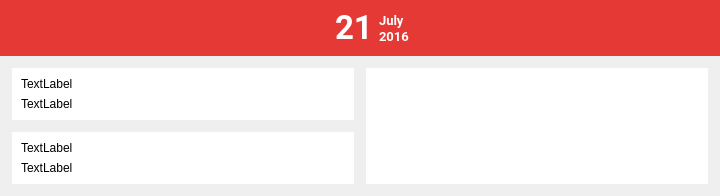
      <widget class="QWidget" name="statPage">
       <layout class="QVBoxLayout" name="verticalLayout_13">
        <property name="spacing">
         <number>12</number>
        </property>
        <property name="leftMargin">
         <number>0</number>
        </property>
        <property name="topMargin">
         <number>0</number>
        </property>
        <property name="rightMargin">
         <number>0</number>
        </property>
        <property name="bottomMargin">
         <number>12</number>
        </property>
        <item>
         <widget class="QFrame" name="Header_4">
          <property name="sizePolicy">
           <sizepolicy hsizetype="Minimum" vsizetype="Minimum">
            <horstretch>0</horstretch>
            <verstretch>0</verstretch>
           </sizepolicy>
          </property>
          <property name="minimumSize">
           <size>
            <width>0</width>
            <height>56</height>
           </size>
          </property>
          <property name="maximumSize">
           <size>
            <width>16777215</width>
            <height>56</height>
           </size>
          </property>
          <property name="palette">
           <palette>
            <active>
             <colorrole role="Base">
              <brush brushstyle="SolidPattern">
               <color alpha="255">
                <red>255</red>
                <green>255</green>
                <blue>255</blue>
               </color>
              </brush>
             </colorrole>
             <colorrole role="Window">
              <brush brushstyle="SolidPattern">
               <color alpha="255">
                <red>229</red>
                <green>57</green>
                <blue>53</blue>
               </color>
              </brush>
             </colorrole>
            </active>
            <inactive>
             <colorrole role="Base">
              <brush brushstyle="SolidPattern">
               <color alpha="255">
                <red>255</red>
                <green>255</green>
                <blue>255</blue>
               </color>
              </brush>
             </colorrole>
             <colorrole role="Window">
              <brush brushstyle="SolidPattern">
               <color alpha="255">
                <red>229</red>
                <green>57</green>
                <blue>53</blue>
               </color>
              </brush>
             </colorrole>
            </inactive>
            <disabled>
             <colorrole role="Base">
              <brush brushstyle="SolidPattern">
               <color alpha="255">
                <red>229</red>
                <green>57</green>
                <blue>53</blue>
               </color>
              </brush>
             </colorrole>
             <colorrole role="Window">
              <brush brushstyle="SolidPattern">
               <color alpha="255">
                <red>229</red>
                <green>57</green>
                <blue>53</blue>
               </color>
              </brush>
             </colorrole>
            </disabled>
           </palette>
          </property>
          <property name="autoFillBackground">
           <bool>true</bool>
          </property>
          <property name="frameShape">
           <enum>QFrame::NoFrame</enum>
          </property>
          <property name="frameShadow">
           <enum>QFrame::Raised</enum>
          </property>
          <property name="lineWidth">
           <number>0</number>
          </property>
          <layout class="QHBoxLayout" name="horizontalLayout_9">
           <property name="spacing">
            <number>0</number>
           </property>
           <property name="leftMargin">
            <number>0</number>
           </property>
           <property name="topMargin">
            <number>0</number>
           </property>
           <property name="rightMargin">
            <number>0</number>
           </property>
           <property name="bottomMargin">
            <number>0</number>
           </property>
           <item>
            <widget class="QPushButton" name="backBtn_3">
             <property name="sizePolicy">
              <sizepolicy hsizetype="Maximum" vsizetype="Minimum">
               <horstretch>0</horstretch>
               <verstretch>0</verstretch>
              </sizepolicy>
             </property>
             <property name="minimumSize">
              <size>
               <width>45</width>
               <height>0</height>
              </size>
             </property>
             <property name="cursor">
              <cursorShape>PointingHandCursor</cursorShape>
             </property>
             <property name="focusPolicy">
              <enum>Qt::NoFocus</enum>
             </property>
             <property name="text">
              <string/>
             </property>
             <property name="icon">
              <iconset resource="../resources.qrc">
               <normaloff>:/Images/Resources/ic_arrow_back_white_24px.svg</normaloff>:/Images/Resources/ic_arrow_back_white_24px.svg</iconset>
             </property>
             <property name="iconSize">
              <size>
               <width>18</width>
               <height>18</height>
              </size>
             </property>
             <property name="flat">
              <bool>true</bool>
             </property>
            </widget>
           </item>
           <item>
            <spacer name="horizontalSpacer_15">
             <property name="orientation">
              <enum>Qt::Horizontal</enum>
             </property>
             <property name="sizeType">
              <enum>QSizePolicy::Expanding</enum>
             </property>
             <property name="sizeHint" stdset="0">
              <size>
               <width>290</width>
               <height>20</height>
              </size>
             </property>
            </spacer>
           </item>
           <item>
            <layout class="QHBoxLayout" name="horizontalLayout_10">
             <property name="spacing">
              <number>6</number>
             </property>
             <item>
              <widget class="QLabel" name="dayLabel_3">
               <property name="sizePolicy">
                <sizepolicy hsizetype="Minimum" vsizetype="Minimum">
                 <horstretch>0</horstretch>
                 <verstretch>0</verstretch>
                </sizepolicy>
               </property>
               <property name="minimumSize">
                <size>
                 <width>38</width>
                 <height>0</height>
                </size>
               </property>
               <property name="palette">
                <palette>
                 <active>
                  <colorrole role="WindowText">
                   <brush brushstyle="SolidPattern">
                    <color alpha="255">
                     <red>255</red>
                     <green>255</green>
                     <blue>255</blue>
                    </color>
                   </brush>
                  </colorrole>
                 </active>
                 <inactive>
                  <colorrole role="WindowText">
                   <brush brushstyle="SolidPattern">
                    <color alpha="255">
                     <red>255</red>
                     <green>255</green>
                     <blue>255</blue>
                    </color>
                   </brush>
                  </colorrole>
                 </inactive>
                 <disabled>
                  <colorrole role="WindowText">
                   <brush brushstyle="SolidPattern">
                    <color alpha="255">
                     <red>190</red>
                     <green>190</green>
                     <blue>190</blue>
                    </color>
                   </brush>
                  </colorrole>
                 </disabled>
                </palette>
               </property>
               <property name="font">
                <font>
                 <family>Roboto</family>
                 <pointsize>25</pointsize>
                 <weight>75</weight>
                 <bold>true</bold>
                </font>
               </property>
               <property name="text">
                <string>21</string>
               </property>
              </widget>
             </item>
             <item>
              <layout class="QVBoxLayout" name="verticalLayout_10">
               <property name="spacing">
                <number>0</number>
               </property>
               <property name="leftMargin">
                <number>0</number>
               </property>
               <item>
                <spacer name="verticalSpacer_16">
                 <property name="orientation">
                  <enum>Qt::Vertical</enum>
                 </property>
                 <property name="sizeType">
                  <enum>QSizePolicy::Maximum</enum>
                 </property>
                 <property name="sizeHint" stdset="0">
                  <size>
                   <width>20</width>
                   <height>10</height>
                  </size>
                 </property>
                </spacer>
               </item>
               <item>
                <widget class="QLabel" name="monthLabel_4">
                 <property name="sizePolicy">
                  <sizepolicy hsizetype="Maximum" vsizetype="Maximum">
                   <horstretch>0</horstretch>
                   <verstretch>0</verstretch>
                  </sizepolicy>
                 </property>
                 <property name="minimumSize">
                  <size>
                   <width>0</width>
                   <height>10</height>
                  </size>
                 </property>
                 <property name="maximumSize">
                  <size>
                   <width>16777215</width>
                   <height>16</height>
                  </size>
                 </property>
                 <property name="palette">
                  <palette>
                   <active>
                    <colorrole role="WindowText">
                     <brush brushstyle="SolidPattern">
                      <color alpha="255">
                       <red>255</red>
                       <green>255</green>
                       <blue>255</blue>
                      </color>
                     </brush>
                    </colorrole>
                   </active>
                   <inactive>
                    <colorrole role="WindowText">
                     <brush brushstyle="SolidPattern">
                      <color alpha="255">
                       <red>255</red>
                       <green>255</green>
                       <blue>255</blue>
                      </color>
                     </brush>
                    </colorrole>
                   </inactive>
                   <disabled>
                    <colorrole role="WindowText">
                     <brush brushstyle="SolidPattern">
                      <color alpha="255">
                       <red>190</red>
                       <green>190</green>
                       <blue>190</blue>
                      </color>
                     </brush>
                    </colorrole>
                   </disabled>
                  </palette>
                 </property>
                 <property name="font">
                  <font>
                   <family>Roboto</family>
                   <pointsize>10</pointsize>
                   <weight>75</weight>
                   <bold>true</bold>
                  </font>
                 </property>
                 <property name="text">
                  <string>July</string>
                 </property>
                </widget>
               </item>
               <item>
                <widget class="QLabel" name="yearLabel_4">
                 <property name="sizePolicy">
                  <sizepolicy hsizetype="Maximum" vsizetype="Maximum">
                   <horstretch>0</horstretch>
                   <verstretch>0</verstretch>
                  </sizepolicy>
                 </property>
                 <property name="minimumSize">
                  <size>
                   <width>0</width>
                   <height>12</height>
                  </size>
                 </property>
                 <property name="maximumSize">
                  <size>
                   <width>16777215</width>
                   <height>12</height>
                  </size>
                 </property>
                 <property name="baseSize">
                  <size>
                   <width>0</width>
                   <height>13</height>
                  </size>
                 </property>
                 <property name="palette">
                  <palette>
                   <active>
                    <colorrole role="WindowText">
                     <brush brushstyle="SolidPattern">
                      <color alpha="255">
                       <red>255</red>
                       <green>255</green>
                       <blue>255</blue>
                      </color>
                     </brush>
                    </colorrole>
                   </active>
                   <inactive>
                    <colorrole role="WindowText">
                     <brush brushstyle="SolidPattern">
                      <color alpha="255">
                       <red>255</red>
                       <green>255</green>
                       <blue>255</blue>
                      </color>
                     </brush>
                    </colorrole>
                   </inactive>
                   <disabled>
                    <colorrole role="WindowText">
                     <brush brushstyle="SolidPattern">
                      <color alpha="255">
                       <red>190</red>
                       <green>190</green>
                       <blue>190</blue>
                      </color>
                     </brush>
                    </colorrole>
                   </disabled>
                  </palette>
                 </property>
                 <property name="font">
                  <font>
                   <family>Roboto</family>
                   <pointsize>10</pointsize>
                   <weight>75</weight>
                   <bold>true</bold>
                  </font>
                 </property>
                 <property name="text">
                  <string>2016</string>
                 </property>
                </widget>
               </item>
               <item>
                <spacer name="verticalSpacer_17">
                 <property name="orientation">
                  <enum>Qt::Vertical</enum>
                 </property>
                 <property name="sizeType">
                  <enum>QSizePolicy::Maximum</enum>
                 </property>
                 <property name="sizeHint" stdset="0">
                  <size>
                   <width>20</width>
                   <height>10</height>
                  </size>
                 </property>
                </spacer>
               </item>
              </layout>
             </item>
            </layout>
           </item>
           <item>
            <spacer name="horizontalSpacer_16">
             <property name="orientation">
              <enum>Qt::Horizontal</enum>
             </property>
             <property name="sizeType">
              <enum>QSizePolicy::Expanding</enum>
             </property>
             <property name="sizeHint" stdset="0">
              <size>
               <width>220</width>
               <height>20</height>
              </size>
             </property>
            </spacer>
           </item>
           <item>
            <widget class="QPushButton" name="noteBtn_2">
             <property name="sizePolicy">
              <sizepolicy hsizetype="Minimum" vsizetype="Minimum">
               <horstretch>0</horstretch>
               <verstretch>0</verstretch>
              </sizepolicy>
             </property>
             <property name="minimumSize">
              <size>
               <width>45</width>
               <height>0</height>
              </size>
             </property>
             <property name="cursor">
              <cursorShape>PointingHandCursor</cursorShape>
             </property>
             <property name="focusPolicy">
              <enum>Qt::NoFocus</enum>
             </property>
             <property name="text">
              <string/>
             </property>
             <property name="iconSize">
              <size>
               <width>18</width>
               <height>18</height>
              </size>
             </property>
             <property name="flat">
              <bool>true</bool>
             </property>
            </widget>
           </item>
           <item>
            <widget class="QPushButton" name="addTaskBtn_2">
             <property name="sizePolicy">
              <sizepolicy hsizetype="Maximum" vsizetype="Minimum">
               <horstretch>0</horstretch>
               <verstretch>0</verstretch>
              </sizepolicy>
             </property>
             <property name="minimumSize">
              <size>
               <width>45</width>
               <height>0</height>
              </size>
             </property>
             <property name="cursor">
              <cursorShape>PointingHandCursor</cursorShape>
             </property>
             <property name="focusPolicy">
              <enum>Qt::NoFocus</enum>
             </property>
             <property name="text">
              <string/>
             </property>
             <property name="iconSize">
              <size>
               <width>18</width>
               <height>18</height>
              </size>
             </property>
             <property name="flat">
              <bool>true</bool>
             </property>
            </widget>
           </item>
          </layout>
         </widget>
        </item>
        <item>
         <layout class="QHBoxLayout" name="horizontalLayout_11">
          <property name="spacing">
           <number>12</number>
          </property>
          <property name="leftMargin">
           <number>12</number>
          </property>
          <property name="rightMargin">
           <number>12</number>
          </property>
          <item>
           <layout class="QVBoxLayout" name="verticalLayout_11">
            <property name="spacing">
             <number>12</number>
            </property>
            <item>
             <widget class="QFrame" name="frame_3">
              <property name="styleSheet">
               <string notr="true">background-color: #ffffff;</string>
              </property>
              <property name="frameShape">
               <enum>QFrame::NoFrame</enum>
              </property>
              <property name="frameShadow">
               <enum>QFrame::Plain</enum>
              </property>
              <layout class="QVBoxLayout" name="verticalLayout_16">
               <item>
                <widget class="QLabel" name="label_7">
                 <property name="text">
                  <string>TextLabel</string>
                 </property>
                </widget>
               </item>
               <item>
                <widget class="QLabel" name="label_8">
                 <property name="text">
                  <string>TextLabel</string>
                 </property>
                </widget>
               </item>
              </layout>
             </widget>
            </item>
            <item>
             <widget class="QFrame" name="frame_2">
              <property name="styleSheet">
               <string notr="true">background-color: #ffffff;</string>
              </property>
              <property name="frameShape">
               <enum>QFrame::NoFrame</enum>
              </property>
              <property name="frameShadow">
               <enum>QFrame::Plain</enum>
              </property>
              <layout class="QVBoxLayout" name="verticalLayout_15">
               <item>
                <widget class="QLabel" name="label_5">
                 <property name="text">
                  <string>TextLabel</string>
                 </property>
                </widget>
               </item>
               <item>
                <widget class="QLabel" name="label_6">
                 <property name="text">
                  <string>TextLabel</string>
                 </property>
                </widget>
               </item>
              </layout>
             </widget>
            </item>
           </layout>
          </item>
          <item>
           <widget class="QFrame" name="frame_1">
            <property name="styleSheet">
             <string notr="true">background-color: #ffffff;</string>
            </property>
            <property name="frameShape">
             <enum>QFrame::NoFrame</enum>
            </property>
            <property name="frameShadow">
             <enum>QFrame::Plain</enum>
            </property>
            <layout class="QVBoxLayout" name="verticalLayout_14">
             <item>
              <widget class="QLabel" name="label">
               <property name="text">
                <string/>
               </property>
               <property name="pixmap">
                <pixmap>Resources/pie-sample.png</pixmap>
               </property>
              </widget>
             </item>
            </layout>
           </widget>
          </item>
         </layout>
        </item>
       </layout>
      </widget>
